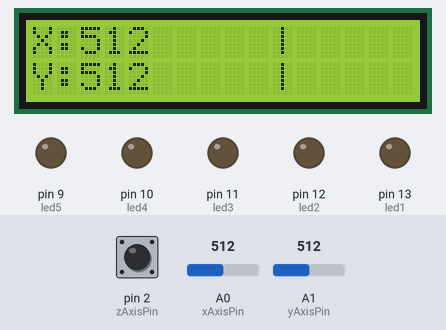
Simulated run of this sketch. Board: Arduino Uno, built with avr-gcc and run on an emulated ATmega328P. On the bench: 16×2 character LCD, output pins drawn as LEDs (lit = HIGH). Dashed ring = blinking. The test bench sets the inputs (shaded band); at power-on: pin 2 (zAxisPin) HIGH, A0 (xAxisPin) = 512, A1 (yAxisPin) = 512.

Above: at 4.2 s.
4.3 s: pin 2 (zAxisPin) pulled LOW for 1 s
At 4.66 s:
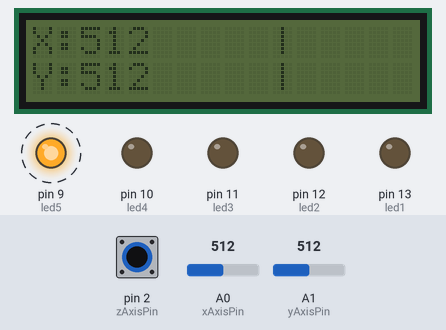
6.8 s: A0 (xAxisPin) set to 3
At 7.3 s:
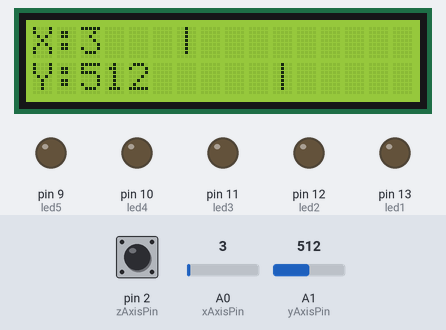
8.4 s: A0 (xAxisPin) set to 0
At 8.75 s:
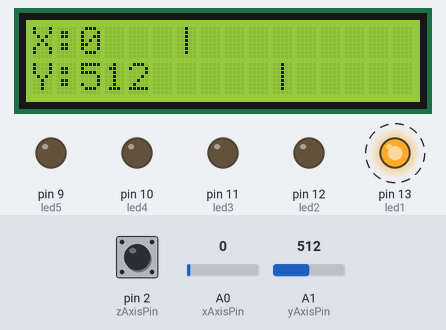
10.6 s: A1 (yAxisPin) set to 3
At 10.89 s:
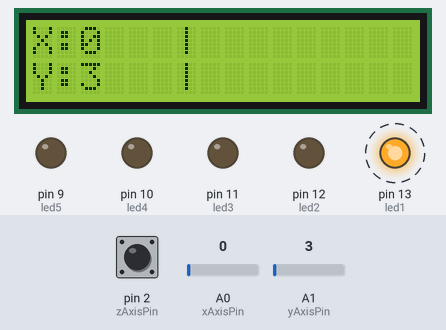
12.3 s: A1 (yAxisPin) set to 0
At 12.63 s:
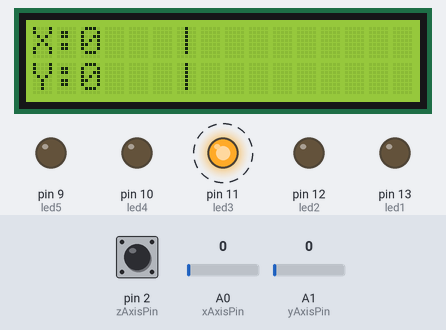
15.0 s: A0 (xAxisPin) set to 1023
At 15.21 s:
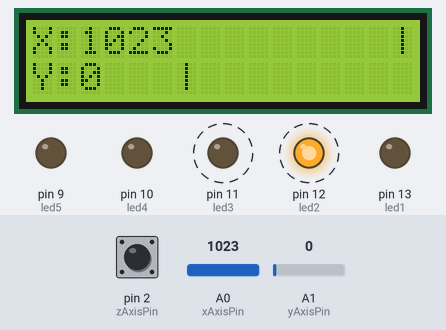
Timing chart, 0 to 18.6 s (numbered marks = the images above; inputs shaded):
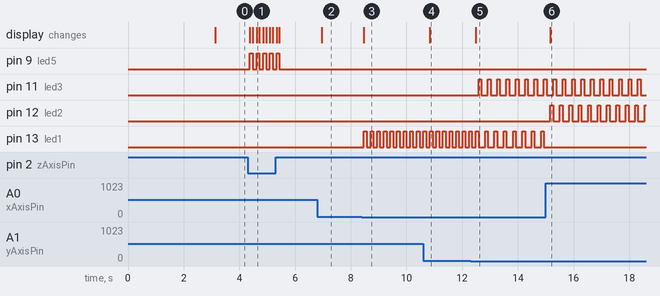

The sketch:

AR24_joystick.ino.ino
```cpp
/*
 예제 6.5
 조이스틱 입력
 */

// I2C 통신 라이브러리 설정
#include <Wire.h>
// I2C LCD 라리브러리 설정
#include <LiquidCrystal_I2C.h>

// LCD I2C address 설정 PCF8574:0x27, PCF8574A:0x3F
LiquidCrystal_I2C lcd(0x27,16,2);  // LCD address:0x27, 16X2 LCD

// 0번 아날로그핀을 X 축 입력으로 설정
const int xAxisPin = 0;
// 1번 아날로그핀을 Y 축 입력으로 설정
const int yAxisPin =1;
// 2번 디지털 입력 핀을 Z 축 입력으로 설정
const int zAxisPin = 2;
const int led1 = 13,led2=12,led3=11,led4=10,led5=9;
void setup() {

  // Z 축 입력은 디지털 입력으로 설정한다.
  pinMode(zAxisPin,INPUT_PULLUP);
  pinMode(led1,OUTPUT);
  pinMode(led2,OUTPUT);
  pinMode(led3,OUTPUT);
  pinMode(led4,OUTPUT);
  pinMode(led5,OUTPUT);
  lcd.init(); // LCD 설정
  lcd.backlight();  // 백라이트를 켠다.

  // 메세지를 표시한다.
  lcd.print("ex 6.5");
  lcd.setCursor(0,1);
  lcd.print("Joystick");
  // 3초동안 메세지를 표시한다.
  delay(3000);

  // 모든 메세지를 삭체한 뒤
  // X축 Y축 문자를 출력한다.
  lcd.clear();
  lcd.setCursor(0,0);
  lcd.print("X:");
  lcd.setCursor(0,1);
  lcd.print("Y:");
  lcd.setCursor(15,1);
}

void loop(){

  // X, Y, Z 축 값을 읽는다.
  int xValue = analogRead(xAxisPin);
  int yValue = analogRead(yAxisPin);
  int zValue = digitalRead(zAxisPin);

  // 그래프를 그리기 위해서 X, Y 값을 조절한다.
  int xDisplay = map(xValue,0,1023,6,15);
  int yDisplay = map(yValue,0,1023,6,15);

  // 첫 째 줄에 전에 표시했던 내용을 지운다.
  lcd.setCursor(2,0);
  lcd.print("              "); // 14칸 공백
  // X 축의 ADC 값을 출력한다.
  lcd.setCursor(2,0);
  lcd.print(xValue);
  // 조이스틱의 X 값에 따라 그래프를 출력한다
  lcd.setCursor(xDisplay,0);
  lcd.print("|");

  // 둘째 줄에 전에 표시했던 내용을 지운다.
  lcd.setCursor(2,1);
  lcd.print("              "); // 14칸 공백
  // Y 축의 ADC 값을 출력한다.
  lcd.setCursor(2,1);
  lcd.print(yValue);
  // 조이스틱의 Y 값에 따라 그래프를 출력한다

  lcd.setCursor(yDisplay,1);
  lcd.print("|");

  // Z 방향으로 눌렸을 때 백라이트를 점멸한다.
  if(xValue <= 1 )
  {
    digitalWrite(led1,HIGH);
    delay(100);
    digitalWrite(led1,LOW);
  }
    if(xValue >= 1022 )
  {
    digitalWrite(led2,HIGH);
    delay(100);
    digitalWrite(led2,LOW);
  }
    if(yValue <= 1 )
  {
    digitalWrite(led3,HIGH);
    delay(100);
    digitalWrite(led3,LOW);
  }
    if(yValue >= 1022 )
  {
    digitalWrite(led4,HIGH);
    delay(100);
    digitalWrite(led4,LOW);
  }
  if(zValue == LOW){
    lcd.noBacklight();
    digitalWrite(led5,HIGH);
    delay(100);
    digitalWrite(led5,LOW);
    lcd.backlight();

  }
  delay(100);
}
```

Measured:
- the behaviour switches between 2 and 1 on A0 (xAxisPin) (found by bisection; images 2 and 3)
- the behaviour switches between 2 and 1 on A1 (yAxisPin) (found by bisection; images 4 and 5)
- after the input at 4.3 s, pin 9 (led5): alternates HIGH for 0.10 s and LOW for 0.14 s, 10 changes in all, then stays LOW, starting after 0.08 s; the display: changes after 0.08 s (image 1)
- after the input at 6.8 s, the display: changes after 0.17 s (image 2)
- after the input at 8.4 s, pin 13 (led1): alternates HIGH for 0.10 s and LOW for 0.14 s, starting after 0.07 s; the display: changes after 0.07 s (image 3)
- after the input at 10.6 s, the display: changes after 0.24 s (image 4)
- after the input at 12.3 s, pin 11 (led3): alternates HIGH for 0.10 s and LOW for 0.24 s, starting after 0.29 s; the display: changes after 0.19 s (image 5)
- after the input at 15.0 s, pin 12 (led2): alternates HIGH for 0.10 s and LOW for 0.24 s, starting after 0.17 s; pin 13 (led1): stops changing and stays LOW; the display: changes after 0.17 s (image 6)
